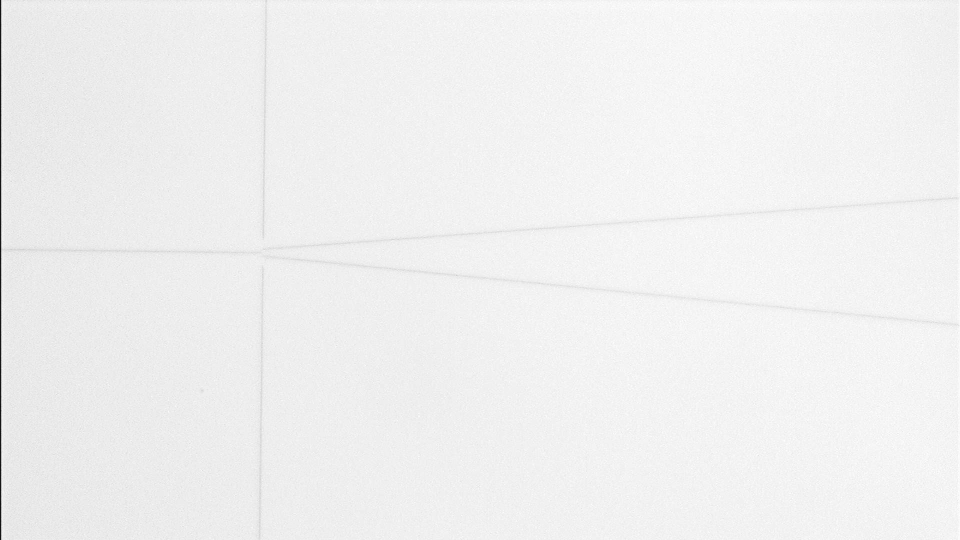
#> input picture data/opencv_frame_5.png, 1920 x 1080 px, found by its file name (shown at 1/2 size)
$ python houghdemo.py
#> lines starting #> are read from the running program, lines starting #| are printed output that depends on the picture; after the words box and inside, x2 and y2 are one past the last pixel; in counts of white or black regions, pixels touching at a corner belong together
import cv2
import numpy as np


# 两个回调函数
def HoughLinesP(minLineLength):
    tempIamge = src.copy()
    lines = cv2.HoughLinesP(edges, 1, np.pi / 180, threshold=minLineLength, minLineLength=180, maxLineGap=20)
    for x1, y1, x2, y2 in lines[:, 0]:
        cv2.line(tempIamge, (x1, y1), (x2, y2), (0, 255, 0), 2)
    print(lines)
    cv2.imshow(window_name, tempIamge)


# 临时变量
minLineLength = 20

# 全局变量
# minLINELENGTH = 20
window_name = "HoughLines Demo"

# 读入图片，模式为灰度图，创建窗口
src = cv2.imread("opencv_frame_5.png")
#> src is the input picture: shape (1080, 1920, 3); min 0, max 255, mean 239.7
src = src[0:480, 1:640]
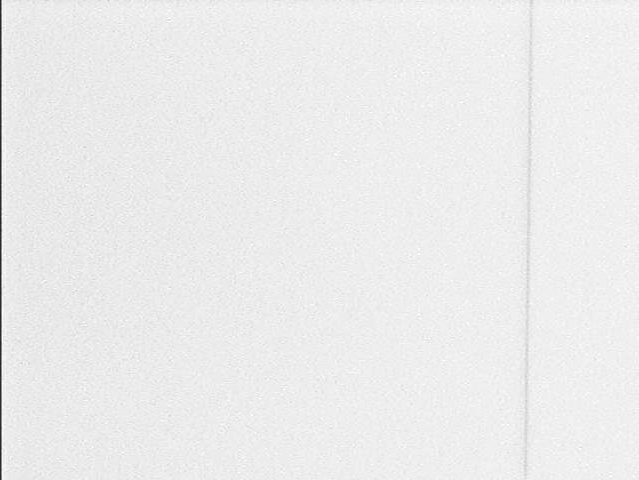
#> src: shape (480, 639, 3); min 31, max 255, mean 235.9

gray = cv2.cvtColor(src, cv2.COLOR_BGR2GRAY)
print(gray.shape)
#| (480, 639)
img = cv2.GaussianBlur(gray, (3, 3), 0)
edges = cv2.Canny(img, 50, 150, apertureSize=3)
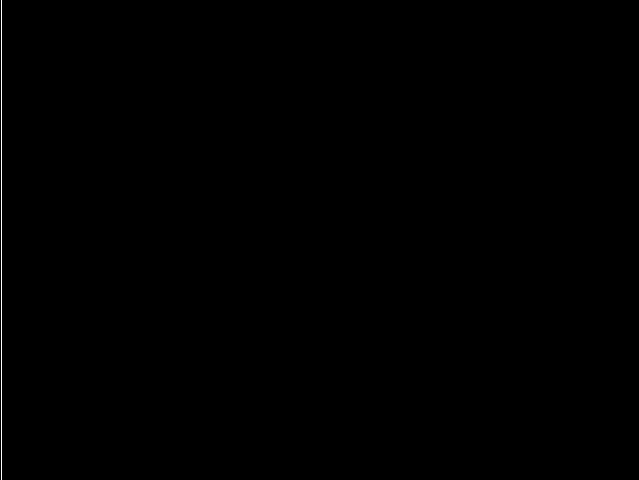
#> edges: shape (480, 639); 0.16% white in thin lines or dots, all inside (x1, y1, x2, y2) = (1, 0, 2, 480)
cv2.namedWindow(window_name)

# 初始化
HoughLinesP(minLineLength)
#> in HoughLinesP, `lines = cv2.HoughLinesP(edges, 1, np.pi / 180, threshold=minLineLength..`: lines = [[1, 479, 1, 0]]
#> the loop in HoughLinesP, `for x1, y1, x2, y2 in lines[:, 0]:` made 1 pass
#> after the loop in HoughLinesP, `for x1, y1, x2, y2 in lines[:, 0]:`:
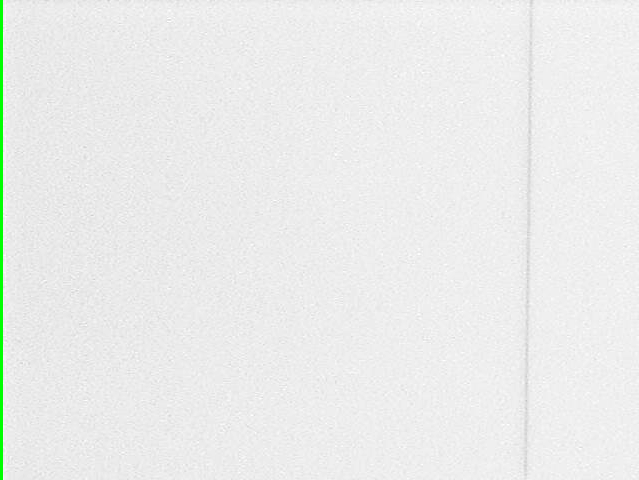
#> tempIamge: shape (480, 639, 3); 0.47% of pixels changed, all inside (x1, y1, x2, y2) = (0, 0, 3, 480)
#| [[[  1 479   1   0]]]

if cv2.waitKey(0) == 27:
#> (key Esc is pressed here)
    cv2.destroyAllWindows()
